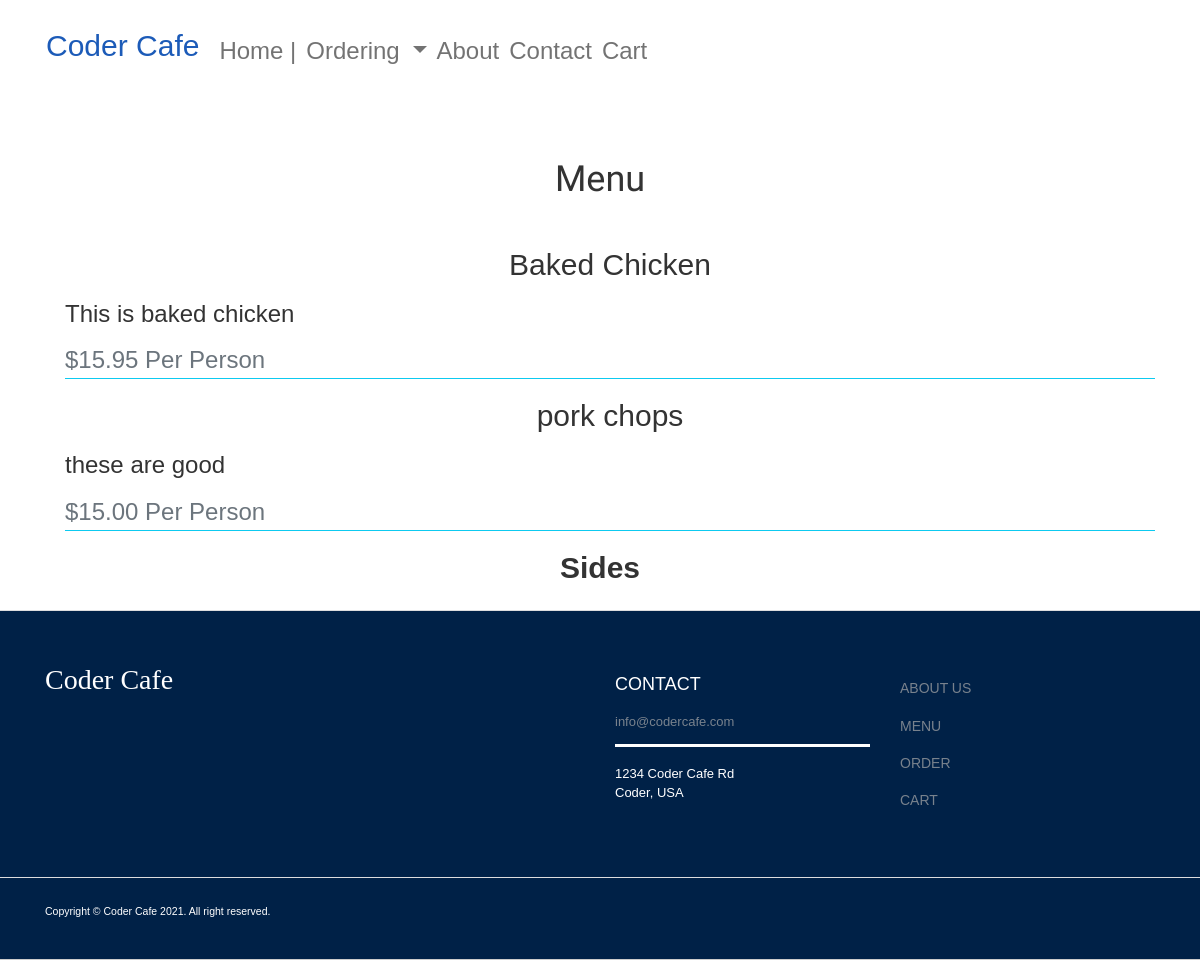
Before: /menu/ with the older database file.
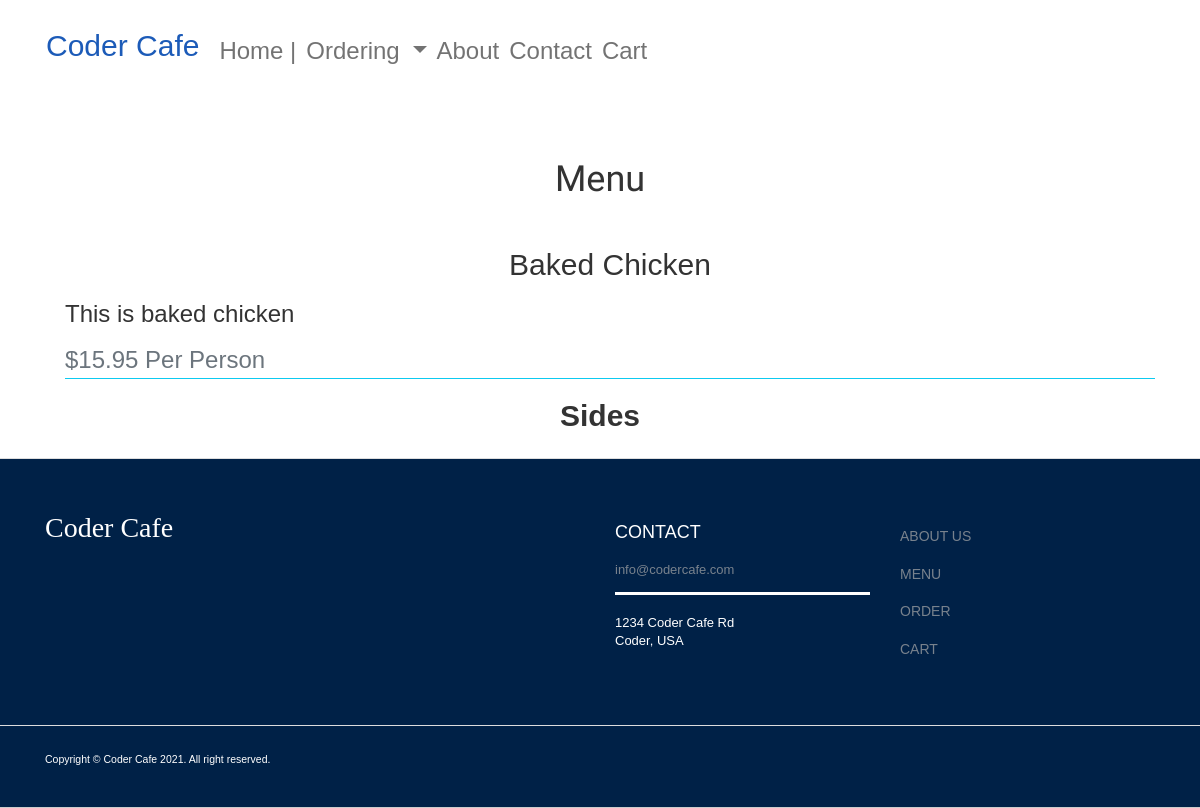
After: the same page with the newer database file.
### pages/models.py (models this page shows, shortened)
class Menu_Item(models.Model):
    name = models.CharField(max_length=200)
    description = models.TextField()
    price = models.FloatField()

### pages/views.py (the view)
# urls.py: path('menu/', views.menu, name='menu'),
def menu(request):
    menu = Menu_Item.objects.all()
    side = Side.objects.all()
    if request.method == 'POST':
        name = request.POST.get('name')
        description = request.POST.get('description')
        price = "20.00"
        menu_data = Menu_Item(name=name, description=description,price=price)
        menu_data.save()
        return render(request, "editmenu.html")
    else:
         return render(request, "menu.html", {'menu': menu , 'side': side})
    return render(request, "menu.html", {'menu': menu, 'side': side} )

### pages/templates/menu.html (shortened to what this page needs)
{% extends 'base.html' %}
{% block content %}
    <div class="container">
        <h1 class="text-center page-title">Menu</h1>
            {% for item in menu %}
                <ul>
                    <li>
                        <div class="border-bottom border-info">
                            <h2 class="card-title text-center pl-3">{{item.name}}</h2>
                            <h3 class="menu-card-text">{{item.description}}</h3>
                            <h3 class="menu-card-subtitle mb-2 text-muted ">${{item.price | floatformat:2}} Per Person</h3>
                        </div>
                    </li>
                </ul>
            {% endfor %}
            <div>
                <h2 class="text-center"><strong>Sides</strong></h2>
            </div>
    </div>
{% endblock %}

Changed rows visible on the page:
removed Menu_Item: name "pork chops", description "these are good", price "15.00"
